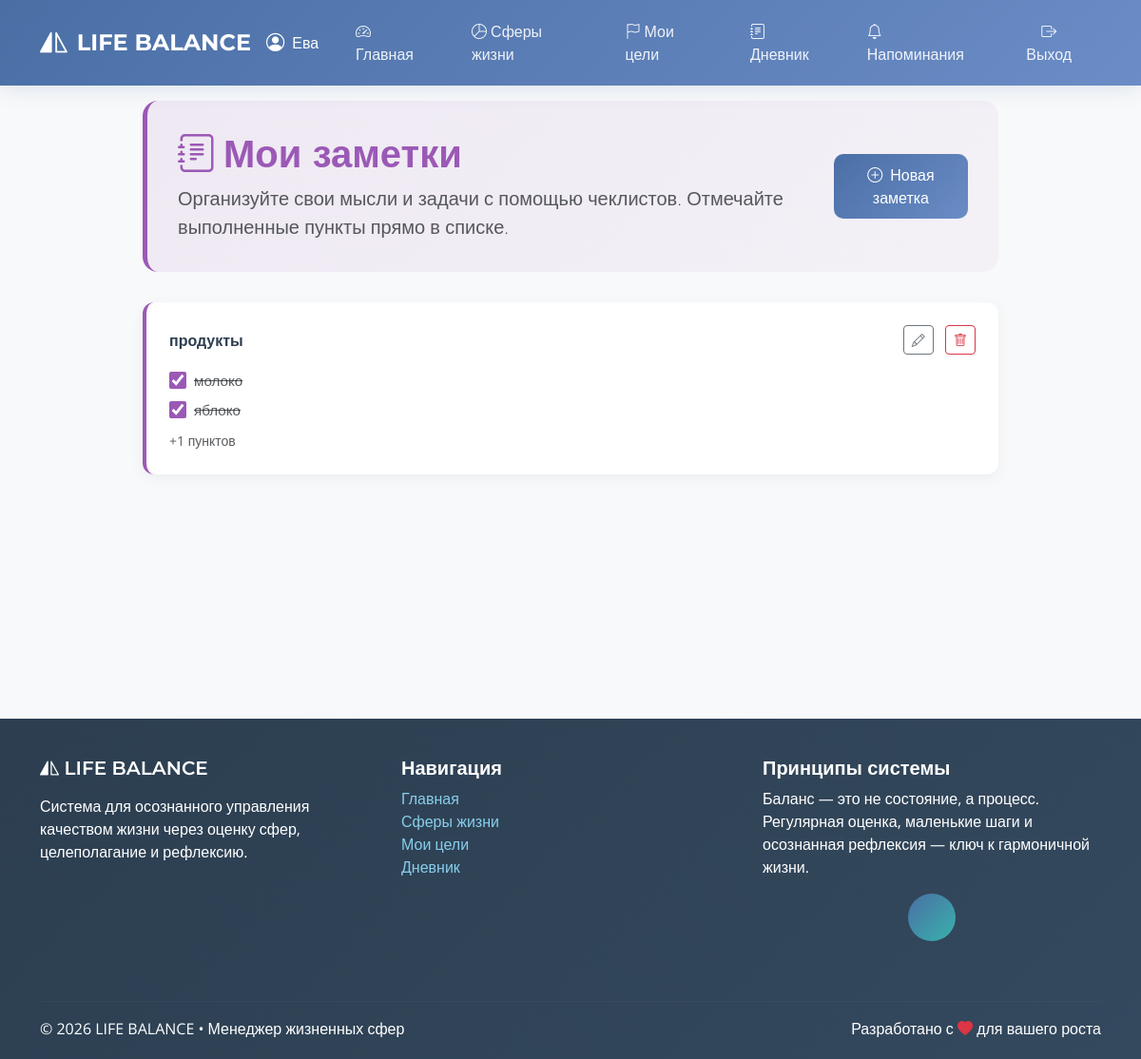
The page /notes/ (signed in) on the database its author committed.
### lifemanager/models.py (models this page shows, shortened)
class User(AbstractBaseUser):
    id = models.UUIDField(primary_key=True, default=uuid.uuid4, editable=False)
    name = models.CharField(max_length=100, null=False, blank=False)
    email = models.EmailField(max_length=255, unique=True, null=False, blank=False)
    created_at = models.DateTimeField(auto_now_add=True)
    is_active = models.BooleanField(default=True)
    is_admin = models.BooleanField(default=False)
    objects = UserManager()
    USERNAME_FIELD = 'email'
    REQUIRED_FIELDS = ['name']

class Note(models.Model):
    id = models.UUIDField(primary_key=True, default=uuid.uuid4, editable=False)
    title = models.CharField(max_length=100, verbose_name="Заголовок")
    user = models.ForeignKey(User, on_delete=models.CASCADE)
    created_at = models.DateTimeField(auto_now_add=True, verbose_name="Дата создания")
    class Meta:
        verbose_name = "Заметка"
        verbose_name_plural = "Заметки"
        ordering = ['-created_at']

class NoteItem(models.Model):
    id = models.UUIDField(primary_key=True, default=uuid.uuid4, editable=False)
    note = models.ForeignKey(Note, related_name='items', on_delete=models.CASCADE)
    text = models.CharField(max_length=200, verbose_name="Текст пункта")
    is_completed = models.BooleanField(default=False, verbose_name="Выполнено")
    class Meta:
        verbose_name = "Пункт заметки"
        verbose_name_plural = "Пункты заметок"

### lifemanager/views.py (the view)
# urls.py: path('notes/', views.note_list, name='note_list'),
@login_required
def note_list(request):
    notes = Note.objects.filter(user=request.user).prefetch_related('items').order_by('-created_at')
    return render(request, 'notes/note_list.html', {'notes': notes})

### lifemanager/context_processors.py (called while the page is built)
def reminders(request):
    if request.user.is_authenticated:
        reminders_list = []
        for r in Reminder.objects.filter(user=request.user, is_enabled=True):
            reminder_dict = {
                'id': str(r.id),
                'type': r.type,
                'time': r.time.strftime('%H:%M') if r.time else '',
                'goal': None,
                'sphere': None,
            }
            if r.goal:
                reminder_dict['goal'] = {
                    'id': str(r.goal.id),
                    'title': r.goal.title
                }
            if r.sphere:
                reminder_dict['sphere'] = {
                    'id': str(r.sphere.id),
                    'title': r.sphere.title
                }
            reminders_list.append(reminder_dict)
        return {'active_reminders': reminders_list}
    return {'active_reminders': []}

### lifemanager/templatetags/json_extras.py (called while the page is built)
@register.filter(name='safe_json')
def safe_json(value):
    if value is None:
        return 'null'
    return mark_safe(json.dumps(value, cls=CustomJSONEncoder))

### lifemanager/templates/notes/note_list.html (shortened to what this page needs)
{% extends 'base.html' %}
{% block content %}
<div class="notes-container fade-in">
    <div class="notes-header">
        <div class="d-flex justify-content-between align-items-center">
            <div>
                <h1 class="display-6 fw-bold mb-2" style="color: #9b59b6;">
                    <i class="bi bi-journal-text me-2"></i>Мои заметки
                </h1>
                <p class="lead mb-0 text-muted">
                    Организуйте свои мысли и задачи с помощью чеклистов.
                    Отмечайте выполненные пункты прямо в списке.
                </p>
            </div>
            <a href="{% url 'create_note' %}" class="btn btn-primary">
                <i class="bi bi-plus-circle me-2"></i>Новая заметка
            </a>
        </div>
    </div>
    {% if notes %}
        {% for note in notes %}
        <div class="note-card">
            <div class="note-title">
                <span>{{ note.title }}</span>
                <div>
                    <a href="{% url 'edit_note' note.id %}" class="btn btn-sm btn-outline-secondary me-2">
                        <i class="bi bi-pencil"></i>
                    </a>
                    <a href="{% url 'delete_note' note.id %}" class="btn btn-sm btn-outline-danger">
                        <i class="bi bi-trash"></i>
                    </a>
                </div>
            </div>
            {% for item in note.items.all|slice:":2" %}
            <div class="note-preview-item">
                <input type="checkbox"
                       class="note-preview-checkbox"
                       {% if item.is_completed %}checked{% endif %}
                       onclick="toggleNoteItem('{{ note.id }}', '{{ item.id }}', this.checked)">
                <span class="{% if item.is_completed %}text-decoration-line-through text-muted{% endif %}">
                    {{ item.text }}
                </span>
            </div>
            {% endfor %}
            {% if note.items.count > 2 %}
            <div class="mt-2">
                <small class="text-muted">+{{ note.items.count|add:"-2" }} пунктов</small>
            </div>
            {% endif %}
        </div>
        {% endfor %}
    {% endif %}
</div>
{% endblock %}

### lifemanager/templates/base.html (shortened to what this page needs)
{% load json_extras %}
{% load static %}
<!DOCTYPE html>
<html lang="ru">
<head>
    <link href="https://cdn.jsdelivr.net/npm/bootstrap@5.3.0/dist/css/bootstrap.min.css" rel="stylesheet">
    <link rel="stylesheet" href="https://cdn.jsdelivr.net/npm/bootstrap-icons@1.10.0/font/bootstrap-icons.css">
</head>
<body>
    <nav class="navbar navbar-expand-lg navbar-dark fixed-top">
        <div class="container">
            <a class="navbar-brand" href="{% url 'dashboard' %}">
                <i class="bi bi-symmetry-vertical"></i>
                LIFE BALANCE
            </a>
            <div class="collapse navbar-collapse" id="navbarNav">
                <ul class="navbar-nav ms-auto">
                    {% if user.is_authenticated %}
                        <li class="nav-item d-flex align-items-center">
                            <a href="{% url 'profile' %}" class="user-greeting text-decoration-none" style="color: white;">
                                <i class="bi bi-person-circle"></i>
                                {{ user.name }}
                            </a>
                        </li>
                        <li class="nav-item">
                            <a class="nav-link {% if request.resolver_match.url_name == 'dashboard' %}active{% endif %}" href="{% url 'dashboard' %}">
                                <i class="bi bi-speedometer2"></i> Главная
                            </a>
                        </li>
                        <li class="nav-item">
                            <a class="nav-link {% if request.resolver_match.url_name == 'sphere_list' %}active{% endif %}" href="{% url 'sphere_list' %}">
                                <i class="bi bi-pie-chart"></i> Сферы жизни
                            </a>
                        </li>
                        <li class="nav-item">
                            <a class="nav-link {% if request.resolver_match.url_name == 'goal_list' %}active{% endif %}" href="{% url 'goal_list' %}">
                                <i class="bi bi-flag"></i> Мои цели
                            </a>
                        </li>
                        <li class="nav-item">
                            <a class="nav-link {% if request.resolver_match.url_name == 'diary_list' %}active{% endif %}" href="{% url 'diary_list' %}">
                                <i class="bi bi-journal-text"></i> Дневник
                            </a>
                        </li>
                        <li class="nav-item">
                            <a class="nav-link {% if request.resolver_match.url_name == 'reminder_list' %}active{% endif %}" href="{% url 'reminder_list' %}">
                                <i class="bi bi-bell"></i> Напоминания
                            </a>
                         </li>
                        <li class="nav-item">
                            <a class="nav-link btn btn-outline-light btn-sm ms-2" href="{% url 'logout' %}">
                                <i class="bi bi-box-arrow-right"></i> Выход
                            </a>
                        </li>
                    {% endif %}
                </ul>
            </div>
        </div>
    </nav>
    <main class="main-container">
        <div class="container fade-in">
            {% block content %}{% endblock %}
        </div>
    </main>
    <footer class="footer">
        <div class="container">
            <div class="row">
                <div class="col-md-4 mb-4">
                    <h5><i class="bi bi-symmetry-vertical"></i> LIFE BALANCE</h5>
                    <p class="mt-3">Система для осознанного управления качеством жизни через оценку сфер, целеполагание и рефлексию.</p>
                </div>
                <div class="col-md-4 mb-4">
                    <h5>Навигация</h5>
                    <ul class="list-unstyled">
                        <li><a href="{% url 'dashboard' %}">Главная</a></li>
                        <li><a href="{% url 'sphere_list' %}">Сферы жизни</a></li>
                        <li><a href="{% url 'goal_list' %}">Мои цели</a></li>
                        <li><a href="{% url 'diary_list' %}">Дневник</a></li>
                    </ul>
                </div>
                <div class="col-md-4 mb-4">
                    <h5>Принципы системы</h5>
                    <p>Баланс — это не состояние, а процесс. Регулярная оценка, маленькие шаги и осознанная рефлексия — ключ к гармоничной жизни.</p>
                    <div class="balance-icon">
                    </div>
                </div>
            </div>
            <hr class="mt-4 mb-3" style="border-color: rgba(255,255,255,0.1);">
            <div class="row">
                <div class="col-md-6">
                    <p class="mb-0">&copy; {% now "Y" %} LIFE BALANCE • Менеджер жизненных сфер</p>
                </div>
                <div class="col-md-6 text-md-end">
                    <p class="mb-0">Разработано с <i class="bi bi-heart-fill text-danger"></i> для вашего роста</p>
                </div>
            </div>
        </div>
    </footer>
</body>
</html>

### lifemanager/templates/base.html (style rules this page uses)
:root { --primary: #4A6FA5; --primary-light: #6B8CC6; --secondary: #6B8E23; --success: #38B2AC; --info: #87CEEB; --light-bg: #f8f9fa; --card-shadow: 0 8px 30px rgba(74, 111, 165, 0.08); --transition: all 0.3s ease; }
body { font-family: 'Open Sans', sans-serif; color: #212529; background-color: var(--light-bg); padding-top: 76px; }
h1, h2, h3, h4, h5, h6, .navbar-brand { font-family: 'Montserrat', sans-serif; font-weight: 600; }
.navbar { background: linear-gradient(135deg, var(--primary) 0%, var(--primary-light) 100%); box-shadow: 0 4px 20px rgba(74, 111, 165, 0.15); padding: 0.8rem 0; }
.navbar-brand { font-weight: 700; font-size: 1.5rem; color: white !important; display: flex; align-items: center; }
.navbar-brand i { margin-right: 10px; font-size: 1.8rem; }
.navbar-nav .nav-link { color: rgba(255, 255, 255, 0.9) !important; font-weight: 500; margin: 0 8px; padding: 8px 16px !important; border-radius: 8px; transition: var(--transition); }
.user-greeting { color: white; font-weight: 500; margin-right: 15px; display: flex; align-items: center; }
.user-greeting i { margin-right: 8px; font-size: 1.2rem; }
.main-container { min-height: calc(100vh - 180px); padding: 30px 0; }
.btn-primary { background: linear-gradient(135deg, var(--primary) 0%, var(--primary-light) 100%); border: none; border-radius: 10px; padding: 10px 24px; font-weight: 500; transition: var(--transition); }
.footer { background: linear-gradient(135deg, #2c3e50 0%, #34495e 100%); color: white; padding: 40px 0 20px; margin-top: 60px; }
.footer a { color: var(--info); text-decoration: none; transition: var(--transition); }
.balance-icon { width: 50px; height: 50px; background: linear-gradient(135deg, var(--primary) 0%, var(--success) 100%); border-radius: 50%; display: flex; align-items: center; justify-content: center; color: white; font-size: 1.5rem; margin: 0 auto 15px; }
.fade-in { animation: fadeIn 0.5s ease-out; }

### lifemanager/templates/notes/note_list.html (style rules this page uses)
.notes-container { max-width: 900px; margin: 0 auto; }
.notes-header { background: linear-gradient(135deg, rgba(155, 89, 182, 0.1) 0%, rgba(155, 89, 182, 0.05) 100%); border-radius: 16px; padding: 2rem; margin-bottom: 2rem; border-left: 5px solid #9b59b6; }
.note-card { background: white; border-radius: 12px; padding: 1.5rem; margin-bottom: 1rem; box-shadow: 0 4px 15px rgba(0,0,0,0.05); border-left: 4px solid #9b59b6; }
.note-title { font-weight: 600; color: #2c3e50; margin-bottom: 1rem; display: flex; justify-content: space-between; align-items: center; }
.note-preview-item { display: flex; align-items: center; margin-bottom: 0.5rem; font-size: 0.95rem; }
.note-preview-checkbox { margin-right: 0.5rem; width: 18px; height: 18px; accent-color: #9b59b6; }

### rows shown on the page
User: name "Ева"
Note: title "продукты", items.count|add "1"
NoteItem: is_completed "☑", text "молоко"
NoteItem: is_completed "☑", text "яблоко"
